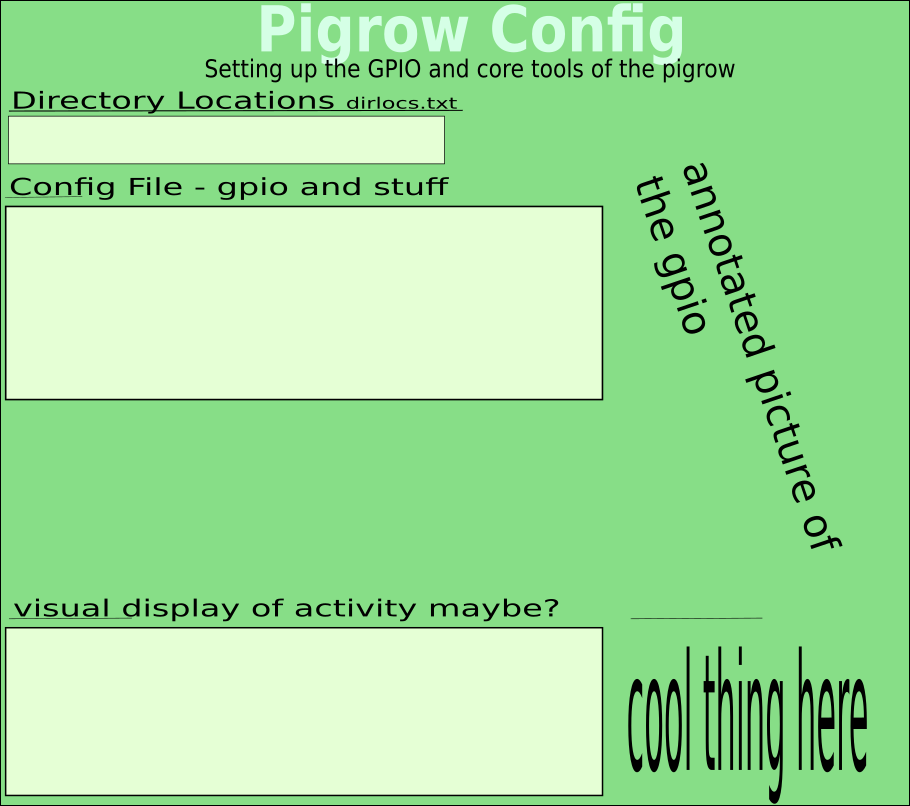
#> input picture scripts/gui/config_info.png, 910 x 806 px
$ python -i timelapse_tools.py   (imports and definitions only)
#> lines starting #> are read from the running program, lines starting #| are printed output that depends on the picture
"""Shared, GUI-independent rendering for timelapse datawall modules.

The remote info module owns scanning and image selection. These renderers only
consume its JSON and images downloaded by the datawall importer; they never
open capture folders or make network requests themselves.
"""

from datetime import datetime, timezone
import io
import json
import math
import os

from PIL import Image, ImageDraw, ImageFont, ImageOps


WIDTH = 1200
PAD = 28
GAP = 16
BG = (238, 242, 246)
CARD = (255, 255, 255)
INK = (28, 43, 58)
MUTED = (91, 108, 124)
BLUE = (34, 104, 178)
GREEN = (28, 126, 95)
AMBER = (162, 100, 18)
RED = (174, 56, 56)
BORDER = (216, 224, 233)


def font(size):
    for filename in (
        "DejaVuSans.ttf",
        "/usr/share/fonts/truetype/dejavu/DejaVuSans.ttf",
        "/usr/share/fonts/truetype/liberation/LiberationSans-Regular.ttf",
    ):
        try:
            return ImageFont.truetype(filename, size)
        except OSError:
            pass
    return ImageFont.load_default()


def number(value):
    """Return a finite numeric value, preserving missing metadata as unknown."""
    if value is None or isinstance(value, bool):
        return None
    try:
        result = float(value)
        return result if math.isfinite(result) else None
    except (TypeError, ValueError, OverflowError):
        return None


def count(value):
    value = number(value)
    return "Unavailable" if value is None else format(int(value), ",")


def byte_size(value):
    value = number(value)
    if value is None:
        return "Unavailable"
    for unit in ("B", "KiB", "MiB", "GiB", "TiB"):
        if abs(value) < 1024 or unit == "TiB":
            return "{:.1f} {}".format(value, unit)
        value /= 1024


def duration(value):
    value = number(value)
    if value is None:
        return "Unavailable"
    value = max(0, int(value))
    if value < 60:
        return "{}s".format(value)
    if value < 3600:
        return "{}m {}s".format(value // 60, value % 60)
    if value < 86400:
        return "{}h {}m".format(value // 3600, value % 3600 // 60)
    return "{}d {}h".format(value // 86400, value % 86400 // 3600)


def time_label(value):
    value = number(value)
    if value is None:
        return "Unavailable"
    try:
        return datetime.fromtimestamp(value, timezone.utc).strftime("%Y-%m-%d %H:%M:%S UTC")
    except (OverflowError, OSError, ValueError):
        return "Unavailable"


def read_report(data):
    """The importer stores responses under the complete info command."""
    info = data.get("info") or {}
    for command, value in info.items():
        if str(command).strip().split(" ", 1)[0] != "timelapse":
            continue
        if isinstance(value, str):
            try:
                value = json.loads(value)
            except (ValueError, TypeError):
                return {"error": "Timelapse information could not be read: " + value[:400]}
        if isinstance(value, dict):
            return value
        return {"error": "Timelapse information has an unsupported format."}
    return {"error": "No timelapse information was imported. Import the datawall preset again."}


def text_lines(draw, text, face, width, limit=None):
    """Wrap paths and long words as well as ordinary text, with bounded output."""
    lines = []
    for paragraph in str(text).splitlines() or [""]:
        line = ""
        for word in paragraph.split():
            proposed = (line + " " + word).strip()
            if draw.textlength(proposed, font=face) <= width:
                line = proposed
                continue
            if line:
                lines.append(line)
                line = ""
            for char in word:
                if line and draw.textlength(line + char, font=face) > width:
                    lines.append(line)
                    line = ""
                line += char
        lines.append(line)
    if limit and len(lines) > limit:
        lines = lines[:limit]
        while lines[-1] and draw.textlength(lines[-1] + "...", font=face) > width:
            lines[-1] = lines[-1][:-1]
        lines[-1] += "..."
    return lines


def draw_text(draw, text, x, y, width, size=19, color=INK, limit=None):
    face = font(size)
    for line in text_lines(draw, text, face, width, limit):
        draw.text((x, y), line, font=face, fill=color)
        y += size + 8
    return y


def card(draw, box):
    draw.rounded_rectangle(box, radius=13, fill=CARD, outline=BORDER)


def summary_rows(report):
    summary = report.get("summary") or {}
    interval = number(summary.get("interval_seconds"))
    schedule = summary.get("schedule_description")
    if not schedule:
        schedule = "Every " + duration(interval) if interval is not None else "Schedule unavailable"
    start = summary.get("window_start_label") or time_label(summary.get("window_start"))
    source = summary.get("start_source") or summary.get("window_source")
    if source:
        start += " ({})".format(source)
    first = summary.get("first_label") or time_label(summary.get("first_timestamp"))
    last = summary.get("last_label") or time_label(summary.get("last_timestamp"))
    return [
        ("Capture folder", report.get("path") or "Unavailable"),
        ("Schedule", schedule),
        ("Counting from", start),
        ("First image", first),
        ("Latest image", last + "  |  Age: " + duration(summary.get("latest_age_seconds"))),
        ("Folder totals", "{} images  |  {}  |  Missing: {}  |  Extra: {}".format(
            count(summary.get("image_count")), byte_size(summary.get("total_bytes")),
            count(summary.get("missing_count")), count(summary.get("extra_count")))),
    ]


def draw_summary(base, data, report, detailed):
    draw = ImageDraw.Draw(base)
    summary = report.get("summary") or {}
    info = data.get("info") or {}
    y = PAD
    y = draw_text(draw, str(info.get("boxname") or "Pigrow") + " / Timelapse", PAD, y,
                  WIDTH - 2 * PAD, 32, limit=2)
    timestamp = report.get("generated_label") or info.get("datetime") or ""
    subtitle = ("Detailed capture report" if detailed else "Fast capture status")
    if timestamp:
        subtitle += "  |  " + str(timestamp)
    y = draw_text(draw, subtitle, PAD, y, WIDTH - 2 * PAD, 18, MUTED, limit=2) + 10

    status = str(summary.get("status") or "unknown").lower()
    status_text = {
        "complete": "On schedule", "behind": "Fewer captures than expected",
        "extra": "More captures than expected", "empty": "No capture images found",
        "unknown": "Expected count unavailable", "error": "Capture information unavailable",
    }.get(status, status.replace("_", " ").capitalize())
    if report.get("error"):
        status_text = "Capture information unavailable"
        status = "error"
    color = GREEN if status == "complete" else RED if status == "error" else AMBER
    y = draw_text(draw, status_text, PAD, y, WIDTH - 2 * PAD, 24, color, limit=2) + 12

    completion = number(summary.get("completion_percent"))
    stats = [
        ("CAPTURED IN WINDOW", count(summary.get("actual_count"))),
        ("EXPECTED IN WINDOW", count(summary.get("expected_count"))),
        ("COMPLETENESS", "Unavailable" if completion is None else "{:.1f}%".format(completion)),
    ]
    width = (WIDTH - 2 * PAD - 2 * GAP) // 3
    for index, (label, value) in enumerate(stats):
        x = PAD + index * (width + GAP)
        card(draw, (x, y, x + width, y + 110))
        draw_text(draw, label, x + 18, y + 14, width - 36, 15, MUTED)
        draw_text(draw, value, x + 18, y + 44, width - 36, 29, BLUE, limit=1)
    y += 110 + GAP

    row_sizes = []
    for label, value in summary_rows(report):
        wrapped = text_lines(draw, value, font(18), WIDTH - 240 - PAD * 2, 3)
        row_sizes.append((label, wrapped, max(34, len(wrapped) * 26 + 9)))
    card(draw, (PAD, y, WIDTH - PAD, y + sum(row[2] for row in row_sizes) + 24))
    y += 12
    for label, wrapped, height in row_sizes:
        draw_text(draw, label, PAD + 16, y, 205, 18, MUTED)
        draw_text(draw, "\n".join(wrapped), PAD + 224, y, WIDTH - PAD * 2 - 240, 18)
        y += height
    y += 12 + GAP

    warnings = summary.get("warnings") or []
    if isinstance(warnings, str):
        warnings = [warnings]
    else:
        warnings = list(warnings)
    if report.get("error"):
        warnings.insert(0, str(report["error"]))
    if detailed:
        image_errors = data.get("image_errors") or {}
        if image_errors:
            warnings.append("Some photographs could not be downloaded; their slots show placeholders.")
    for warning in warnings[:8]:
        y = draw_text(draw, "Note: " + str(warning), PAD + 4, y,
                      WIDTH - 2 * PAD - 8, 17, AMBER, limit=3) + 3
    return y


# [147 lines left out: functions photo_box, graph_image, draw_detail, not called in this run]


def make_timelapse_datawall(data, opts=None, detailed=False):
    data = data if isinstance(data, dict) else {}
    options = dict(data.get("settings") or {})
    options.update(opts or {})
    report = read_report(data)
    base = Image.new("RGB", (WIDTH, 4600 if detailed else 2100), BG)
    y = draw_summary(base, data, report, detailed)
    if detailed:
        y = draw_detail(base, data, report, y)
    else:
        y = draw_text(ImageDraw.Draw(base), "Fast mode uses capture metadata only.",
                      PAD, y + 8, WIDTH - 2 * PAD, 16, MUTED)
    output = options.get("output") or ("./timelapse_detailed_datawall.png" if detailed
                                       else "./timelapse_fast_datawall.png")
    output = os.fspath(output)
    base.crop((0, 0, WIDTH, min(base.height, y + PAD))).save(output)
    return output

>>> import cv2
>>> picture = cv2.imread('../config_info.png', cv2.IMREAD_GRAYSCALE)
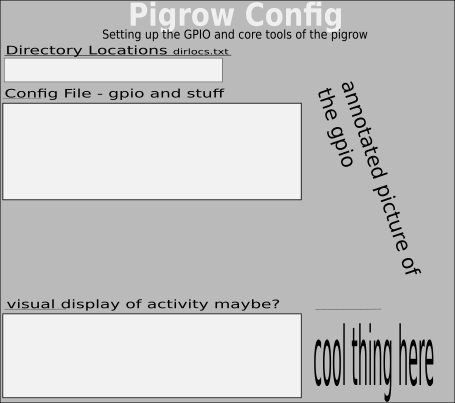
#> picture: shape (806, 910) (shown at 1/2 size); min 0, max 242, mean 196.6
>>> result = make_timelapse_datawall(picture)
#> in make_timelapse_datawall, `data = data if isinstance(data, dict) else {}`: data = 0 items
#> in make_timelapse_datawall, `report = read_report(data)`: report = 1 item
#> in make_timelapse_datawall, `base = Image.new("RGB", (WIDTH, 4600 if detailed else 2100), BG)`:
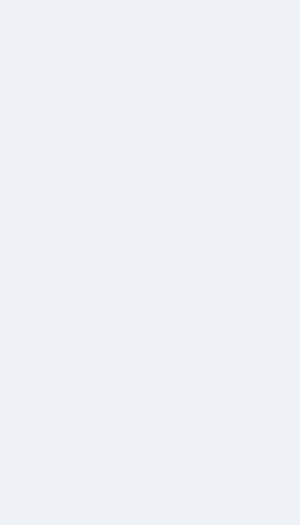
#> base: PIL image 1200x2100 RGB (shown at 1/4 size); mean R, G, B 238, 242, 246
#> in draw_summary, `summary = report.get("summary") or {}`: summary = 0 items
#> in draw_summary, `y = draw_text(draw, str(info.get("boxname") or "Pigrow") + " / Timelap..`: y = 68
#> in draw_summary, `timestamp = report.get("generated_label") or info.get("datetime") or ""`: timestamp = ''
#> the loop in draw_text (call 2), `for line in text_lines(draw, text, face, width, limit):` made 1 pass
#> y on pass 1: 94
#> in draw_summary, `y = draw_text(draw, subtitle, PAD, y, WIDTH - 2 * PAD, 18, MUTED, limi..`: y = 104
#> in draw_summary, `status = str(summary.get("status") or "unknown").lower()`: status = 'unknown'
#> in draw_summary, `status_text = { "complete": "On schedule", "behind": "Fewer captures t..`: status_text = 'Expected count unavailable'
#> in draw_summary, `y = draw_text(draw, status_text, PAD, y, WIDTH - 2 * PAD, 24, color, l..`: y = 148
#> in draw_summary, `stats = [ ("CAPTURED IN WINDOW", count(summary.get("actual_count"))), ..`: stats = [('CAPTURED IN WINDOW', 'Unavailable'), ('EXPECTED IN WINDOW', 'Unavailable'), ('COMPLETENESS', 'Unavailable')]
#> the loop in draw_summary, `for index, (label, value) in enumerate(stats):` made 3 passes
#> (label, x) on passes 1 to 3: ('CAPTURED IN WINDOW', 28), ('EXPECTED IN WINDOW', 414), ('COMPLETENESS', 800)
#> in draw_summary, `y += 110 + GAP`: y = 274
#> in summary_rows, `summary = report.get("summary") or {}`: summary = 0 items
#> in summary_rows, `schedule = "Every " + duration(interval) if interval is not None else ..`: schedule = 'Schedule unavailable'
#> in summary_rows, `start = summary.get("window_start_label") or time_label(summary.get("w..`: start = 'Unavailable'
#> the loop in draw_summary, `for label, value in summary_rows(report):` made 6 passes
#> after the loop in draw_summary, `for label, value in summary_rows(report):`: row_sizes = 6 items
#> in draw_summary, `y += 12`: y = 286
#> the loop in draw_summary, `for label, wrapped, height in row_sizes:` made 6 passes
#> (label, wrapped, y) on passes 1 to 5: ('Capture folder', ['Unavailable'], 321), ('Schedule', ['Schedule unavailable'], 356), ('Counting from', ['Unavailable'], 391), ('First image', ['Unavailable'], 426), ('Latest image', ['Unavailable | Age: Unavailable'], 461)
#> after the loop in draw_summary, `for label, wrapped, height in row_sizes:`: y = 496
#> in draw_summary, `y += 12 + GAP`: y = 524
#> in draw_summary, `warnings = summary.get("warnings") or []`: warnings = []
#> the loop in draw_summary, `for warning in warnings[:8]:` made 1 pass
#> y on pass 1: 552
#> after the loop in draw_summary, `for warning in warnings[:8]:`: y = 552
#> in make_timelapse_datawall, `y = draw_summary(base, data, report, detailed)`:
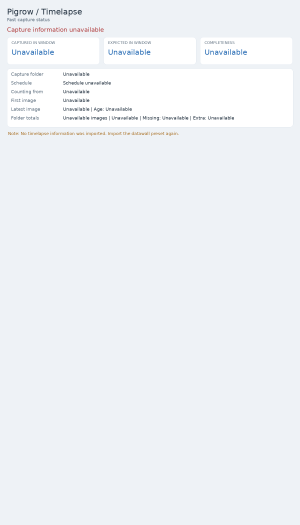
#> base: PIL image 1200x2100 RGB (shown at 1/4 size); mean R, G, B 239.1, 242.5, 246
#> in make_timelapse_datawall, `y = draw_text(ImageDraw.Draw(base), "Fast mode uses capture metadata o..`: y = 584
#> in make_timelapse_datawall, `output = options.get("output") or ("./timelapse_detailed_datawall.png"..`: output = './timelapse_fast_datawall.png'
#> in make_timelapse_datawall, `base.crop((0, 0, WIDTH, min(base.height, y + PAD))).save(output)`:
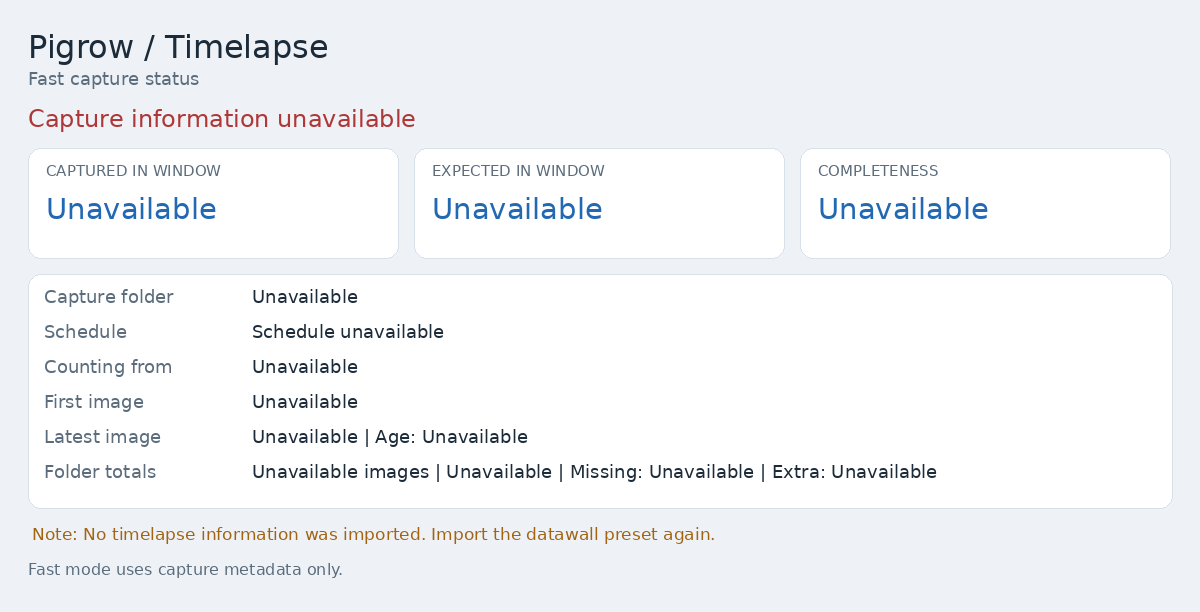
#> saved as timelapse_fast_datawall.png: PIL image 1200x612 RGB; mean R, G, B 241.6, 243.6, 245.9
#> result = './timelapse_fast_datawall.png'

$ run again, on scripts/gui/localfiles.png
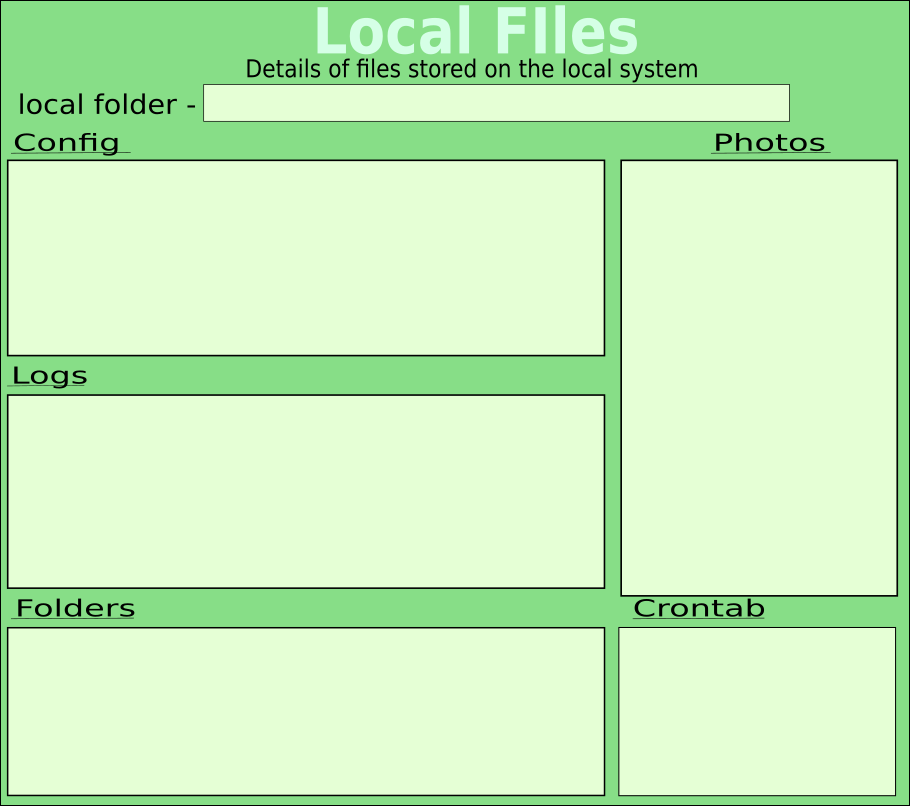
#> input picture scripts/gui/localfiles.png, 910 x 806 px
#> `picture = cv2.imread('../config_info.png', cv2.IMREAD_GRAYSCALE)`:
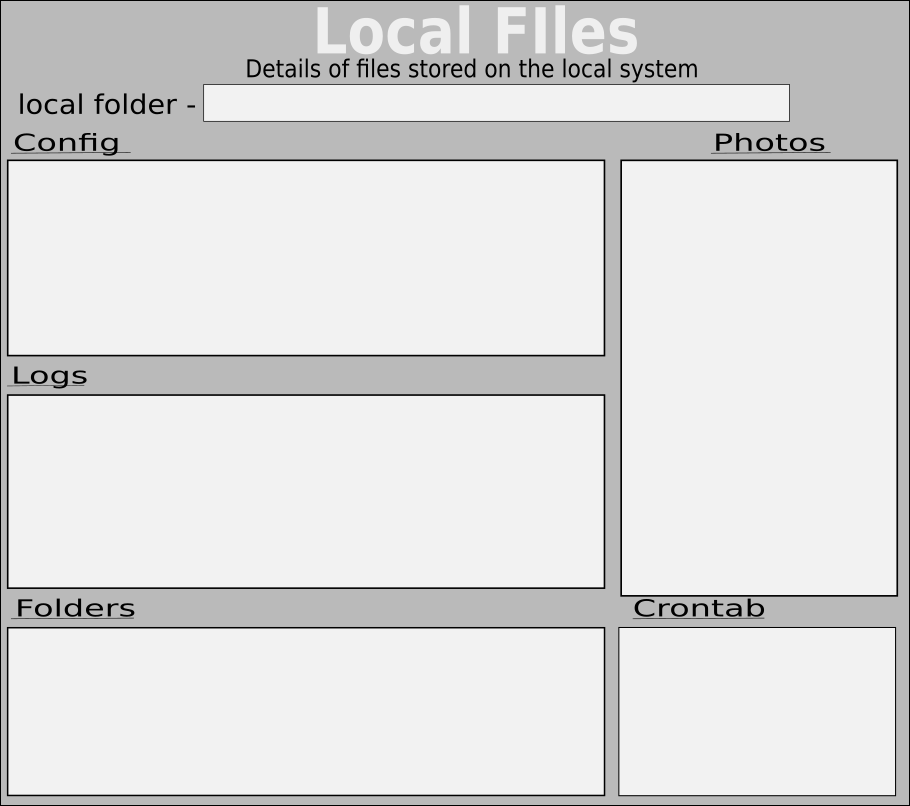
#> picture: shape (806, 910); min 0, max 242, mean 220.4
#> data = 0 items
#> report = 1 item
#> in draw_summary, `summary = report.get("summary") or {}`: summary = 0 items
#> in draw_summary, `y = draw_text(draw, str(info.get("boxname") or "Pigrow") + " / Timelap..`: y = 68
#> timestamp = ''
#> the loop in draw_text (call 2), `for line in text_lines(draw, text, face, width, limit):` made 1 pass
#> y on pass 1: 94
#> in draw_summary, `y = draw_text(draw, subtitle, PAD, y, WIDTH - 2 * PAD, 18, MUTED, limi..`: y = 104
#> status = 'unknown'
#> status_text = 'Expected count unavailable'
#> in draw_summary, `y = draw_text(draw, status_text, PAD, y, WIDTH - 2 * PAD, 24, color, l..`: y = 148
#> stats = [('CAPTURED IN WINDOW', 'Unavailable'), ('EXPECTED IN WINDOW', 'Unavailable'), ('COMPLETENESS', 'Unavailable')]
#> the loop in draw_summary, `for index, (label, value) in enumerate(stats):` made 3 passes
#> (label, x) on passes 1 to 3: ('CAPTURED IN WINDOW', 28), ('EXPECTED IN WINDOW', 414), ('COMPLETENESS', 800)
#> in draw_summary, `y += 110 + GAP`: y = 274
#> in summary_rows, `summary = report.get("summary") or {}`: summary = 0 items
#> schedule = 'Schedule unavailable'
#> start = 'Unavailable'
#> the loop in draw_summary, `for label, value in summary_rows(report):` made 6 passes
#> after the loop in draw_summary, `for label, value in summary_rows(report):`: row_sizes = 6 items
#> in draw_summary, `y += 12`: y = 286
#> the loop in draw_summary, `for label, wrapped, height in row_sizes:` made 6 passes
#> (label, wrapped, y) on passes 1 to 5: ('Capture folder', ['Unavailable'], 321), ('Schedule', ['Schedule unavailable'], 356), ('Counting from', ['Unavailable'], 391), ('First image', ['Unavailable'], 426), ('Latest image', ['Unavailable | Age: Unavailable'], 461)
#> after the loop in draw_summary, `for label, wrapped, height in row_sizes:`: y = 496
#> in draw_summary, `y += 12 + GAP`: y = 524
#> warnings = []
#> the loop in draw_summary, `for warning in warnings[:8]:` made 1 pass
#> y on pass 1: 552
#> after the loop in draw_summary, `for warning in warnings[:8]:`: y = 552
#> in make_timelapse_datawall, `y = draw_text(ImageDraw.Draw(base), "Fast mode uses capture metadata o..`: y = 584
#> output = './timelapse_fast_datawall.png'
